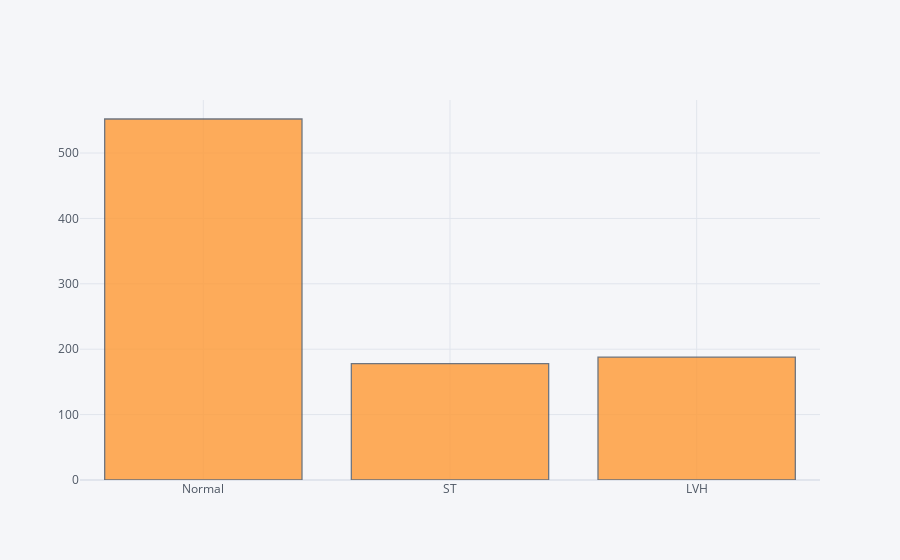

Here is the notebook cell this chart was saved with:
### Code cell
train_data['RestingECG'].iplot(kind='hist')

### Figure 1 — Plotly figure (JSON) as saved in the notebook; plotly's stock layout.template omitted (floating-point values rounded to 4 significant figures; data arrays with more than 128 entries replaced by an {"elided": "..."} marker saying what was removed)
{"data": [{"histfunc": "count", "histnorm": "", "marker": {"color": "rgba(255, 153, 51, 1.0)", "line": {"color": "#4D5663", "width": 1.3}}, "name": "RestingECG", "opacity": 0.8, "orientation": "v", "type": "histogram", "x": {"elided": "918 str values"}}], "layout": {"barmode": "overlay", "legend": {"bgcolor": "#F5F6F9", "font": {"color": "#4D5663"}}, "paper_bgcolor": "#F5F6F9", "plot_bgcolor": "#F5F6F9", "title": {"font": {"color": "#4D5663"}}, "xaxis": {"gridcolor": "#E1E5ED", "showgrid": true, "tickfont": {"color": "#4D5663"}, "title": {"font": {"color": "#4D5663"}, "text": ""}, "zerolinecolor": "#E1E5ED"}, "yaxis": {"gridcolor": "#E1E5ED", "showgrid": true, "tickfont": {"color": "#4D5663"}, "title": {"font": {"color": "#4D5663"}, "text": ""}, "zerolinecolor": "#E1E5ED"}}}
